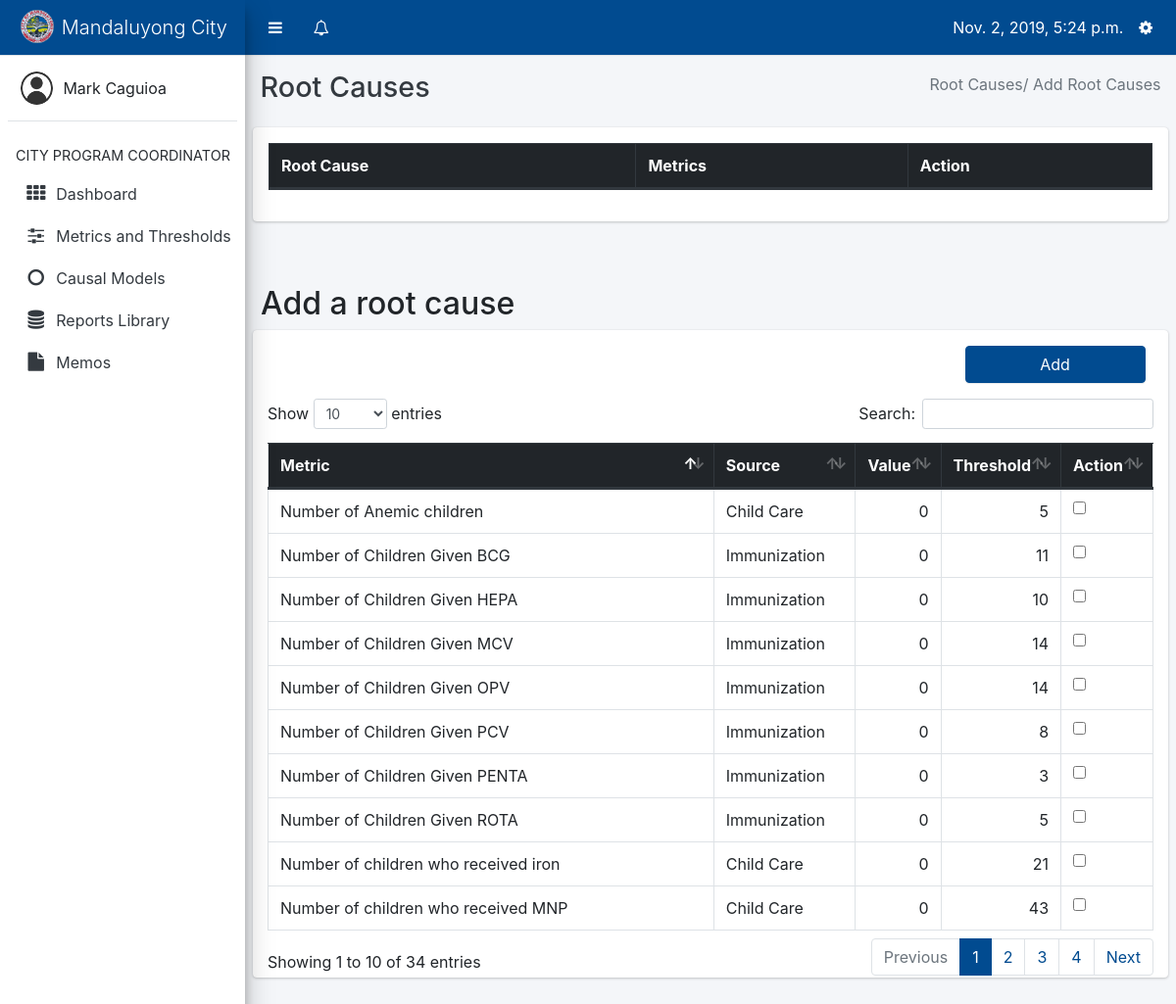
/causal-models/root_cause/add (signed in), run on the app's committed database.
### core/models.py (models this page shows, shortened)
class Profile(models.Model):
    user = models.OneToOneField(User, on_delete=models.CASCADE, related_name='profile')
    barangay = models.ForeignKey(Barangay, on_delete=models.CASCADE, null=True, blank=True)
    USER_TYPES = (
        ('Barangay Nutrition Scholar', 'Barangay Nutrition Scholar'),
        ('Nutritionist', 'Nutritionist'),
        ('Nutrition Program Coordinator', 'Nutrition Program Coordinator')
    )
    user_type = models.CharField(max_length=40, choices=USER_TYPES)

### datapreprocessing/models.py (models this page shows, shortened)
class Metric(models.Model):
    metric = models.CharField(max_length=150)
    threshold = models.DecimalField(max_digits=10, decimal_places=2)
    UNIT_CHOICES = (
        ('Total', 'Total'),
        ('Rate', 'Rate')
    )
    unit = models.CharField(max_length=20, choices=UNIT_CHOICES, default='Total')
    date = models.DateTimeField(default=datetime.now)
    is_completed = models.BooleanField(default=False)
    is_default = models.BooleanField(default=True)
    threshold_bad = models.BooleanField(default=True, verbose_name='Is Value Reaching Threshold Bad')
    json_data = models.TextField(default='')
    suggested_interventions = models.TextField(default='')
    @property
    def get_total_value(self):
        return consolidators.get_value(self.metric)
    @property
    def get_source(self):
        phrase = self.metric.split("|")
        return phrase[0].strip()
    @property
    def get_data_point(self):
        try:
            phrase = self.metric.split("|")
            return phrase[1].strip()
        except IndexError:
            return 'Unemployment Rate'

### capstone/decorators.py (the view)
    def validate(request, *args, **kwargs):
        user_type = Profile.objects.get(user=request.user).user_type
        if user_type != 'Barangay Nutrition Scholar':
            return function(request, *args, **kwargs)
        return HttpResponse('You are a BNS')

### causalmodel/views.py (called while the page is built)
@login_required
@not_bns
def add_root_cause(request):
    profile = Profile.objects.get(user=request.user)
    if profile.user_type == 'Nutritionist':
        layout = 'core/nutritionist-layout.html'
    else:
        layout = 'core/pc_layout.html'
    context = {
        'active': 'arc',
        'metrics': Metric.objects.all(),
        'layout': layout,
        'root_causes': RootCause.objects.filter(date__year=year_now)
    }
    return render(request, 'causalmodel/add_root_cause.html', context)

### core/context_processors.py (called while the page is built)
def get_user_type(request):
    if request.user.is_anonymous:
        return {
            'user_type': None
        }
    return {
        'user_type': Profile.objects.get(user=request.user).user_type
    }

def get_notifications(request):
    if not request.user.is_anonymous:
        notifications = Notification.objects.filter(profile_to=Profile.objects.get(user=request.user)).order_by('date')
        return {
            'notifications': notifications
        }
    return {
        'notifications': None
    }

def get_unread_notifications(request):
    if not request.user.is_anonymous:
        unread_count = Notification.objects.filter(profile_to=Profile.objects.get(user=request.user), is_read=False)
        return {
            'unread_count': unread_count.count()
        }
    return {
        'unread_count': None
    }

def today(request):
    return {
        'today': datetime.now()
    }

def year_now(request):
    return {
        'year_present': datetime.now().year
    }

def profile(request):
    if request.user.is_anonymous:
        return {
            'profile': None
        }
    return {
        'profile': Profile.objects.get(user=request.user)
    }

### friends/datapreprocessing/consolidators.py (called while the page is built)
def get_informal_settlers():
    count = 0
    for record in InformalSettlers.objects.filter(date__year=datetime.now().year):
        count = count + getattr(record, 'families_count')
    return count

def get_maternal_or_sti(model, field):
    records = model.objects.all().filter(fhsis__date__year=datetime.now().year)
    count = 0
    for record in records:
        count = count + getattr(record, field)
    return count

def get_total_without_sex(model, field):
    records = model.objects.all().filter(fhsis__date__year=datetime.now().year)
    count = 0
    for record in records:
        try:
            count = count + getattr(record, field)
        except TypeError:
            pass
    return count

### causalmodel/templates/causalmodel/add_root_cause.html (shortened to what this page needs)
{% extends layout %}
{% block content %}
{% load static %}
<div class="content-wrapper" style="height: auto; margin-top: 57px;">
    <div class="content-header">
        <div class="container-fluid">
            <div class="row mb-2">
                <div class="col-sm-6">
                    <h1 class="m-0 text-dark">Root Causes</h1>
                </div>
                <div class="col-sm-6">
                    <ol class="breadcrumb float-sm-right">
                        <li class="breadcrumb-item active">Root Causes/ Add Root Causes</li>
                    </ol>
                </div>
            </div>
        </div>
    </div>
    <section class="content">
        <div class="container-fluid">
            <div class="row">
                <div class="col-12 card p-3">
                    <table class="table table-bordered">
                        <thead class="thead-dark">
                            <tr>
                                <th>Root Cause</th>
                                <th>Metrics</th>
                                <th colspan="2">Action</th>
                            </tr>
                        </thead>
                    </table>
                </div>
                <div class="col-12 mt-5" style="height:1px"></div>
                <h2 class="ml-2">Add a root cause </h2>
                <div class="col-12 card">
                    <div class="text-right">
                        <button style="width: 20%;" id="add" data-toggle="modal" data-target="#rootCauseForm" class="btn btn-primary m-3">Add</button>
                    </div>
                    <table class="table table-bordered table-hover mt-1" id="addRCTable">
                        <thead class="thead-dark">
                        <tr>
                            <th>Metric</th>
                            <th>Source</th>
                            <th>Value</th>
                            <th>Threshold</th>
                            <th>Action</th>
                        </tr>
                        </thead>
                        <tbody>
                        {% for metric in metrics %}
                            <tr>
                                <td class="metricName">{{ metric.get_data_point }}</td>
                                <td>{{ metric.get_source }}</td>
                                <td class="metricValue text-right">{{ metric.get_total_value|floatformat }}</td>
                                <td class="metricThreshold text-right">{{ metric.threshold|floatformat }}</td>
                                <td><input type="checkbox" class="choice"></td>
                            </tr>
                        {% endfor %}
                        </tbody>
                    </table>
                </div>
            </div>
        </div>
    </section>
</div>
{% endblock %}

### core/templates/core/pc_layout.html (shortened to what this page needs)
{% load static %}
<html>
    <head>
        <link rel="stylesheet" type="text/css" href="{% static 'core/plugins/bootstrap/css/bootstrap.css' %}">
        <link rel="stylesheet" type="text/css" href="{% static 'core/plugins/css/adminlte.css' %}">
        <link rel="stylesheet" type="text/css" href="{% static 'core/plugins/datatables/dataTables.bootstrap4.css' %}">
        <link rel="stylesheet" type="text/css" href="{% static 'core/plugins/font-awesome/css/font-awesome.css' %}">
        <link rel="stylesheet" type="text/css" href="{% static 'core/plugins/select2/select2.css' %}">
    </head>
    <body class="sidebar-mini" style="padding-right: 0 !important;">
        <div class="wrapper">
            <nav class="main-header navbar navbar-expand border-bottom navbar-light bg-primary" style="position: fixed; right: 0; left: 0;">
                <ul class="navbar-nav">
                    <li class="nav-item">
                        <a class="nav-link" data-widget="pushmenu" href="#" style="padding-top: 12px;"><i class="fa fa-bars"></i></a>
                    </li>
                    <li class="nav-item dropdown">
                        <a class="nav-link" data-toggle="dropdown" href="#" aria-expanded="false" style="padding-top: 12px;">
                            <i class="fa fa-bell-o"></i>
                        </a>
                    </li>
                </ul>
                <ul class="navbar-nav ml-auto">
                    <li class="nav-item mt-2">
                        {{ today }}
                    </li>
                    <li class="nav-item dropdown">
                        <a class="nav-link" data-toggle="dropdown" href="#" aria-expanded="true" style="padding-top: 12px;">
                            <i class="fa fa-cog"></i>
                        </a>
                    </li>
                </ul>
            </nav>
            <aside class="main-sidebar elevation-4 sidebar-light-primary" style="min-height: 620px;">
                <div class="brand-link bg-primary">
                    <img src="{% static 'core/images/com.png' %}" class="brand-image img-circle" style="opacity: .8">
                    <span class="brand-text font-weight-light">Mandaluyong City</span>
                </div>
                <div class="sidebar">
                    <div class="user-panel mt-3 pb-3 mb-3 d-flex">
                        <div class="image">
                            <img src="{% static 'core/images/usr.png' %}" class="img-circle" alt="User Image">
                        </div>
                        <div class="info">
                            <div class="d-block">{{ profile.user.first_name }} {{ profile.user.last_name }}</div>
                        </div>
                    </div>
                    <nav class="mt-2">
                        <ul class="nav nav-pills nav-sidebar flex-column" data-widget="treeview" role="menu" data-accordion="false">
                            <li class="nav-header">CITY PROGRAM COORDINATOR</li>
                            <li class="nav-item">
                                <a href="{% url 'core:program_coordinator' %}" class="nav-link {% if active == 'db' %}active{% endif %}">
                                    <i class="nav-icon fa fa-th"></i>
                                    <p>Dashboard</p>
                                </a>
                                </li>
                            <li class="nav-item">
                                <a href="{% url 'datapreprocessing:index' %}" class="nav-link {% if active == 'mt' %}active{% endif %}">
                                    <i class="nav-icon fa fa-sliders"></i>
                                    <p>Metrics and Thresholds</p>
                                </a>
                            </li>
                              <li class="nav-item">
                                <a href="{% url 'causalmodel:index' 2018 %}" class="nav-link {% if active == 'cm' %}active{% endif %}">
                                    <i class="nav-icon fa fa-circle-o"></i>
                                    <p>Causal Models</p>
                                </a>
                            </li>
                            <li class="nav-item">
                                    <a href="{% url 'visualizations:reports_library' %}" class="nav-link {% if active == 'rl' %}active{% endif %}">
                                    <i class="nav-icon fa fa-database"></i>
                                    <p>Reports Library</p>
                                </a>
                            </li>
                            <li class="nav-item">
                                <a href="{% url 'core:memos' %}" class="nav-link {% if active == 'mm' %}active{% endif %}">
                                    <i class="nav-icon fa fa-file"></i>
                                    <p>Memos</p>
                                </a>
                            </li>
                        </ul>
                    </nav>
                </div>
            </aside>
            {% block content %}
            {% endblock %}
        </div>
    </body>
</html>

### data on the page
Profile: user.first_name "Mark", user.last_name "Caguioa"
Metric: get_data_point "Number of Children Given PCV", get_source "Immunization", get_total_value "0", threshold "8"
Metric: get_data_point "Number of Children Given PENTA", get_source "Immunization", get_total_value "0", threshold "3"
Metric: get_data_point "Number of Children Given ROTA", get_source "Immunization", get_total_value "0", threshold "5"
Metric: get_data_point "Number of Children Given MCV", get_source "Immunization", get_total_value "0", threshold "14"
Metric: get_data_point "Number of Children Given OPV", get_source "Immunization", get_total_value "0", threshold "14"
Metric: get_data_point "Number of children who received iron", get_source "Child Care", get_total_value "0", threshold "21"
Metric: get_data_point "Number of children who received MNP", get_source "Child Care", get_total_value "0", threshold "43"
Metric: get_data_point "Number of Children Given BCG", get_source "Immunization", get_total_value "0", threshold "11"
Metric: get_data_point "Number of Children Given HEPA", get_source "Immunization", get_total_value "0", threshold "10"
Metric: get_data_point "Number of Anemic children", get_source "Child Care", get_total_value "0", threshold "5"
